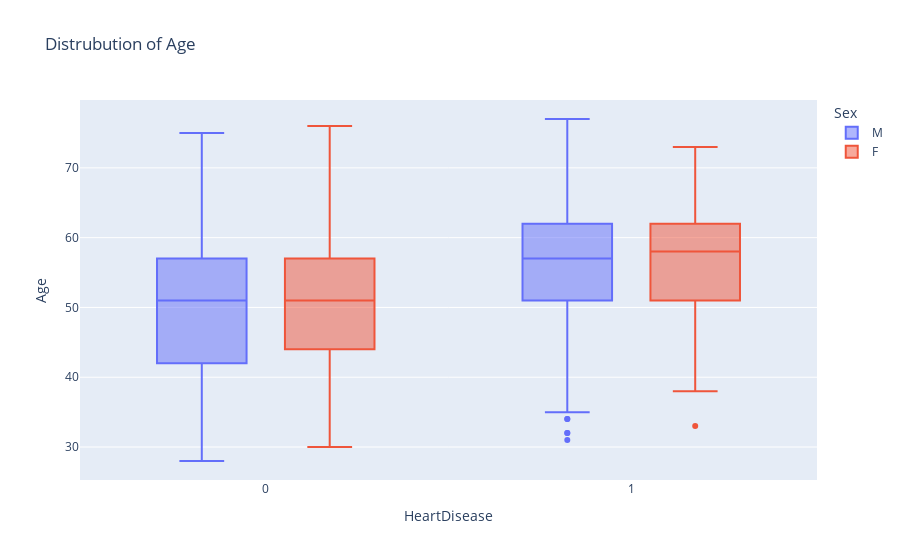

This figure's notebook cell:
### Markdown cell above
У людей имеющих проблемы с сердцем медианный возраст выше, чем у здоровых людей.

### Code cell
fig = px.box(df,y="Age",x="HeartDisease",title=f"Distrubution of Age", color='Sex')
fig.show()

### Figure 1 — Plotly figure (JSON) as saved in the notebook; plotly's stock layout.template omitted (floating-point values rounded to 4 significant figures; data arrays with more than 128 entries replaced by an {"elided": "..."} marker saying what was removed)
{"data": [{"alignmentgroup": "True", "hovertemplate": "Sex=M<br>HeartDisease=%{x}<br>Age=%{y}<extra></extra>", "legendgroup": "M", "marker": {"color": "#636efa"}, "name": "M", "notched": false, "offsetgroup": "M", "orientation": "v", "showlegend": true, "type": "box", "x": {"elided": "725 int values"}, "x0": " ", "xaxis": "x", "y": {"elided": "725 int values"}, "y0": " ", "yaxis": "y"}, {"alignmentgroup": "True", "hovertemplate": "Sex=F<br>HeartDisease=%{x}<br>Age=%{y}<extra></extra>", "legendgroup": "F", "marker": {"color": "#EF553B"}, "name": "F", "notched": false, "offsetgroup": "F", "orientation": "v", "showlegend": true, "type": "box", "x": {"elided": "193 int values"}, "x0": " ", "xaxis": "x", "y": {"elided": "193 int values"}, "y0": " ", "yaxis": "y"}], "layout": {"boxmode": "group", "legend": {"title": {"text": "Sex"}, "tracegroupgap": 0}, "title": {"text": "Distrubution of Age"}, "xaxis": {"anchor": "y", "domain": [0, 1], "title": {"text": "HeartDisease"}}, "yaxis": {"anchor": "x", "domain": [0, 1], "title": {"text": "Age"}}}}
